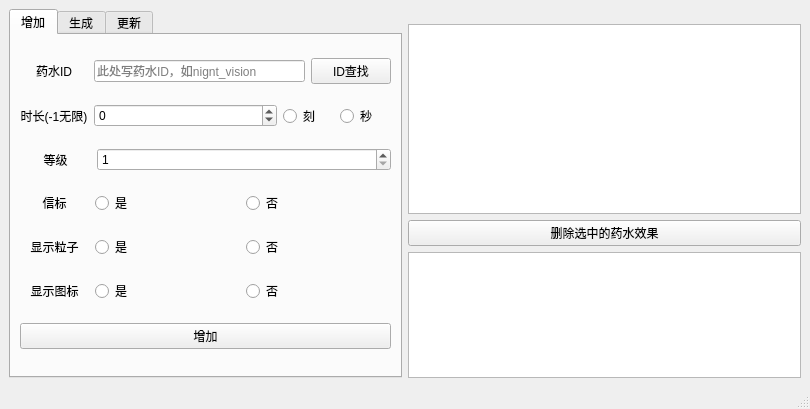
<?xml version="1.0" encoding="UTF-8"?>
<ui version="4.0">
 <class>MainWindow</class>
 <widget class="QMainWindow" name="MainWindow">
  <property name="geometry">
   <rect>
    <x>0</x>
    <y>0</y>
    <width>810</width>
    <height>409</height>
   </rect>
  </property>
  <property name="windowTitle">
   <string>Potion Creater</string>
  </property>
  <widget class="QWidget" name="centralwidget">
   <layout class="QHBoxLayout" name="horizontalLayout">
    <item>
     <widget class="QTabWidget" name="tabWidget">
      <property name="currentIndex">
       <number>0</number>
      </property>
      <widget class="QWidget" name="tab">
       <attribute name="title">
        <string>增加</string>
       </attribute>
       <layout class="QVBoxLayout" name="verticalLayout">
        <item>
         <layout class="QHBoxLayout" name="idLayout" stretch="12,37,13">
          <item>
           <widget class="QLabel" name="idLabel">
            <property name="text">
             <string>药水ID</string>
            </property>
            <property name="alignment">
             <set>Qt::AlignmentFlag::AlignCenter</set>
            </property>
           </widget>
          </item>
          <item>
           <widget class="QLineEdit" name="idLineEdit">
            <property name="placeholderText">
             <string>此处写药水ID，如nignt_vision</string>
            </property>
           </widget>
          </item>
          <item>
           <widget class="QPushButton" name="idFindButton">
            <property name="text">
             <string>ID查找</string>
            </property>
           </widget>
          </item>
         </layout>
        </item>
        <item>
         <layout class="QHBoxLayout" name="timeLayout" stretch="12,32,9,9">
          <item>
           <widget class="QLabel" name="timeLabel">
            <property name="text">
             <string>时长(-1无限)</string>
            </property>
            <property name="alignment">
             <set>Qt::AlignmentFlag::AlignCenter</set>
            </property>
           </widget>
          </item>
          <item>
           <widget class="QSpinBox" name="timeSpinBox">
            <property name="minimum">
             <number>-1</number>
            </property>
            <property name="maximum">
             <number>2147483647</number>
            </property>
           </widget>
          </item>
          <item>
           <widget class="QRadioButton" name="useTickButton">
            <property name="text">
             <string>刻</string>
            </property>
            <property name="checkable">
             <bool>true</bool>
            </property>
            <property name="checked">
             <bool>false</bool>
            </property>
           </widget>
          </item>
          <item>
           <widget class="QRadioButton" name="useSecondButton">
            <property name="text">
             <string>秒</string>
            </property>
            <property name="checkable">
             <bool>true</bool>
            </property>
           </widget>
          </item>
         </layout>
        </item>
        <item>
         <layout class="QHBoxLayout" name="levelLayout" stretch="12,50">
          <item>
           <widget class="QLabel" name="levelLabel">
            <property name="text">
             <string>等级</string>
            </property>
            <property name="alignment">
             <set>Qt::AlignmentFlag::AlignCenter</set>
            </property>
           </widget>
          </item>
          <item>
           <widget class="QSpinBox" name="levelSpinBox">
            <property name="minimum">
             <number>1</number>
            </property>
            <property name="maximum">
             <number>256</number>
            </property>
           </widget>
          </item>
         </layout>
        </item>
        <item>
         <layout class="QHBoxLayout" name="beaconLayout" stretch="12,25,25">
          <item>
           <widget class="QLabel" name="beaconLabel">
            <property name="text">
             <string>信标</string>
            </property>
            <property name="alignment">
             <set>Qt::AlignmentFlag::AlignCenter</set>
            </property>
           </widget>
          </item>
          <item>
           <widget class="QRadioButton" name="beaconRadioButton">
            <property name="text">
             <string>是</string>
            </property>
            <property name="checkable">
             <bool>true</bool>
            </property>
            <property name="checked">
             <bool>false</bool>
            </property>
           </widget>
          </item>
          <item>
           <widget class="QRadioButton" name="unbeaconRadioButton">
            <property name="text">
             <string>否</string>
            </property>
            <property name="checkable">
             <bool>true</bool>
            </property>
            <property name="checked">
             <bool>false</bool>
            </property>
           </widget>
          </item>
         </layout>
        </item>
        <item>
         <layout class="QHBoxLayout" name="particlesLayout" stretch="12,25,25">
          <item>
           <widget class="QLabel" name="particlesLabel">
            <property name="text">
             <string>显示粒子</string>
            </property>
            <property name="alignment">
             <set>Qt::AlignmentFlag::AlignCenter</set>
            </property>
           </widget>
          </item>
          <item>
           <widget class="QRadioButton" name="particlesRadioButton">
            <property name="text">
             <string>是</string>
            </property>
            <property name="checkable">
             <bool>true</bool>
            </property>
            <property name="checked">
             <bool>false</bool>
            </property>
           </widget>
          </item>
          <item>
           <widget class="QRadioButton" name="noParticlesRadioButton">
            <property name="text">
             <string>否</string>
            </property>
           </widget>
          </item>
         </layout>
        </item>
        <item>
         <layout class="QHBoxLayout" name="iconLayout" stretch="12,25,25">
          <item>
           <widget class="QLabel" name="iconLabel">
            <property name="text">
             <string>显示图标</string>
            </property>
            <property name="alignment">
             <set>Qt::AlignmentFlag::AlignCenter</set>
            </property>
           </widget>
          </item>
          <item>
           <widget class="QRadioButton" name="iconRadioButton">
            <property name="text">
             <string>是</string>
            </property>
            <property name="checkable">
             <bool>true</bool>
            </property>
            <property name="checked">
             <bool>false</bool>
            </property>
           </widget>
          </item>
          <item>
           <widget class="QRadioButton" name="noIconRadioButton">
            <property name="text">
             <string>否</string>
            </property>
            <property name="checkable">
             <bool>true</bool>
            </property>
            <property name="checked">
             <bool>false</bool>
            </property>
           </widget>
          </item>
         </layout>
        </item>
        <item>
         <widget class="QPushButton" name="addButton">
          <property name="text">
           <string>增加</string>
          </property>
         </widget>
        </item>
       </layout>
      </widget>
      <widget class="QWidget" name="tab_2">
       <attribute name="title">
        <string>生成</string>
       </attribute>
       <layout class="QVBoxLayout" name="verticalLayout_2">
        <item>
         <layout class="QHBoxLayout" name="colorLayout">
          <item>
           <widget class="QLabel" name="colorLabel">
            <property name="text">
             <string>颜色(10进制)</string>
            </property>
            <property name="alignment">
             <set>Qt::AlignmentFlag::AlignCenter</set>
            </property>
           </widget>
          </item>
          <item>
           <widget class="QLineEdit" name="colorLineEdit">
            <property name="placeholderText">
             <string>默认填空</string>
            </property>
           </widget>
          </item>
         </layout>
        </item>
        <item>
         <layout class="QHBoxLayout" name="otherLayout">
          <item>
           <widget class="QLabel" name="otherLabel">
            <property name="text">
             <string>自定义信息</string>
            </property>
            <property name="alignment">
             <set>Qt::AlignmentFlag::AlignCenter</set>
            </property>
           </widget>
          </item>
          <item>
           <widget class="QLineEdit" name="otherLineEdit">
            <property name="placeholderText">
             <string>没有填空，如lore,custom_name</string>
            </property>
           </widget>
          </item>
         </layout>
        </item>
        <item>
         <layout class="QHBoxLayout" name="playerLayout">
          <item>
           <widget class="QLabel" name="playerLabel">
            <property name="text">
             <string>玩家名称</string>
            </property>
            <property name="alignment">
             <set>Qt::AlignmentFlag::AlignCenter</set>
            </property>
           </widget>
          </item>
          <item>
           <widget class="QLineEdit" name="playerLineEdit">
            <property name="placeholderText">
             <string>全部玩家为@a</string>
            </property>
           </widget>
          </item>
         </layout>
        </item>
        <item>
         <widget class="QPushButton" name="createButton">
          <property name="text">
           <string>生成</string>
          </property>
         </widget>
        </item>
        <item>
         <widget class="QTextEdit" name="commandEdit"/>
        </item>
       </layout>
      </widget>
      <widget class="QWidget" name="tab_3">
       <attribute name="title">
        <string>更新</string>
       </attribute>
       <layout class="QHBoxLayout" name="horizontalLayout_2">
        <item>
         <widget class="QTextEdit" name="textEdit">
          <property name="readOnly">
           <bool>true</bool>
          </property>
          <property name="html">
           <string>&lt;!DOCTYPE HTML PUBLIC &quot;-//W3C//DTD HTML 4.0//EN&quot; &quot;http://www.w3.org/TR/REC-html40/strict.dtd&quot;&gt;
&lt;html&gt;&lt;head&gt;&lt;meta name=&quot;qrichtext&quot; content=&quot;1&quot; /&gt;&lt;meta charset=&quot;utf-8&quot; /&gt;&lt;style type=&quot;text/css&quot;&gt;
p, li { white-space: pre-wrap; }
hr { height: 1px; border-width: 0; }
li.unchecked::marker { content: &quot;\2610&quot;; }
li.checked::marker { content: &quot;\2612&quot;; }
&lt;/style&gt;&lt;/head&gt;&lt;body style=&quot; font-family:'Microsoft YaHei UI'; font-size:9pt; font-weight:400; font-style:normal;&quot;&gt;
&lt;p style=&quot; margin-top:0px; margin-bottom:0px; margin-left:0px; margin-right:0px; -qt-block-indent:0; text-indent:0px;&quot;&gt;&lt;span style=&quot; font-size:11pt; font-weight:700;&quot;&gt;v1.1.1&lt;/span&gt;&lt;/p&gt;
&lt;p style=&quot; margin-top:0px; margin-bottom:0px; margin-left:0px; margin-right:0px; -qt-block-indent:0; text-indent:0px;&quot;&gt;1.增加信息栏功能&lt;/p&gt;
&lt;p style=&quot;-qt-paragraph-type:empty; margin-top:0px; margin-bottom:0px; margin-left:0px; margin-right:0px; -qt-block-indent:0; text-indent:0px;&quot;&gt;&lt;br /&gt;&lt;/p&gt;
&lt;p style=&quot; margin-top:0px; margin-bottom:0px; margin-left:0px; margin-right:0px; -qt-block-indent:0; text-indent:0px;&quot;&gt;&lt;span style=&quot; font-size:11pt; font-weight:700;&quot;&gt;v1.1.0&lt;/span&gt;&lt;/p&gt;
&lt;p style=&quot; margin-top:0px; margin-bottom:0px; margin-left:0px; margin-right:0px; -qt-block-indent:0; text-indent:0px;&quot;&gt;1.增加更新页，用于显示更新内容&lt;/p&gt;
&lt;p style=&quot;-qt-paragraph-type:empty; margin-top:0px; margin-bottom:0px; margin-left:0px; margin-right:0px; -qt-block-indent:0; text-indent:0px;&quot;&gt;&lt;br /&gt;&lt;/p&gt;
&lt;p style=&quot; margin-top:0px; margin-bottom:0px; margin-left:0px; margin-right:0px; -qt-block-indent:0; text-indent:0px;&quot;&gt;&lt;span style=&quot; font-size:11pt; font-weight:700;&quot;&gt;v1.0.3&lt;/span&gt;&lt;/p&gt;
&lt;p style=&quot; margin-top:0px; margin-bottom:0px; margin-left:0px; margin-right:0px; -qt-block-indent:0; text-indent:0px;&quot;&gt;1.修复无自定义内容无右括号的bug&lt;/p&gt;
&lt;p style=&quot; margin-top:0px; margin-bottom:0px; margin-left:0px; margin-right:0px; -qt-block-indent:0; text-indent:0px;&quot;&gt;2.修复最后一项药水效果有逗号的bug&lt;/p&gt;
&lt;p style=&quot;-qt-paragraph-type:empty; margin-top:0px; margin-bottom:0px; margin-left:0px; margin-right:0px; -qt-block-indent:0; text-indent:0px;&quot;&gt;&lt;br /&gt;&lt;/p&gt;
&lt;p style=&quot; margin-top:0px; margin-bottom:0px; margin-left:0px; margin-right:0px; -qt-block-indent:0; text-indent:0px;&quot;&gt;&lt;span style=&quot; font-size:11pt; font-weight:700;&quot;&gt;v1.0.2&lt;/span&gt;&lt;/p&gt;
&lt;p style=&quot; margin-top:0px; margin-bottom:0px; margin-left:0px; margin-right:0px; -qt-block-indent:0; text-indent:0px;&quot;&gt;1.修复开始菜单在“生成”的bug&lt;/p&gt;
&lt;p style=&quot;-qt-paragraph-type:empty; margin-top:0px; margin-bottom:0px; margin-left:0px; margin-right:0px; -qt-block-indent:0; text-indent:0px; font-size:11pt; font-weight:700;&quot;&gt;&lt;br /&gt;&lt;/p&gt;
&lt;p style=&quot; margin-top:0px; margin-bottom:0px; margin-left:0px; margin-right:0px; -qt-block-indent:0; text-indent:0px;&quot;&gt;&lt;span style=&quot; font-size:11pt; font-weight:700;&quot;&gt;v1.0.1&lt;/span&gt;&lt;/p&gt;
&lt;p style=&quot; margin-top:0px; margin-bottom:0px; margin-left:0px; margin-right:0px; -qt-block-indent:0; text-indent:0px;&quot;&gt;1.增加图标&lt;/p&gt;
&lt;p style=&quot;-qt-paragraph-type:empty; margin-top:0px; margin-bottom:0px; margin-left:0px; margin-right:0px; -qt-block-indent:0; text-indent:0px; font-size:11pt; font-weight:700;&quot;&gt;&lt;br /&gt;&lt;/p&gt;
&lt;p style=&quot; margin-top:0px; margin-bottom:0px; margin-left:0px; margin-right:0px; -qt-block-indent:0; text-indent:0px;&quot;&gt;&lt;span style=&quot; font-size:11pt; font-weight:700;&quot;&gt;v1.0.0&lt;/span&gt;&lt;/p&gt;
&lt;p style=&quot; margin-top:0px; margin-bottom:0px; margin-left:0px; margin-right:0px; -qt-block-indent:0; text-indent:0px;&quot;&gt;1.基础版本。&lt;/p&gt;&lt;/body&gt;&lt;/html&gt;</string>
          </property>
         </widget>
        </item>
       </layout>
      </widget>
     </widget>
    </item>
    <item>
     <layout class="QVBoxLayout" name="infoLayout" stretch="0,3,0,2">
      <item>
       <spacer name="verticalSpacer">
        <property name="orientation">
         <enum>Qt::Orientation::Vertical</enum>
        </property>
        <property name="sizeHint" stdset="0">
         <size>
          <width>20</width>
          <height>15</height>
         </size>
        </property>
       </spacer>
      </item>
      <item>
       <widget class="QListWidget" name="potionList"/>
      </item>
      <item>
       <widget class="QPushButton" name="deleteButton">
        <property name="text">
         <string>删除选中的药水效果</string>
        </property>
       </widget>
      </item>
      <item>
       <widget class="QTextEdit" name="infoEdit">
        <property name="readOnly">
         <bool>true</bool>
        </property>
       </widget>
      </item>
     </layout>
    </item>
   </layout>
  </widget>
  <widget class="QMenuBar" name="menubar">
   <property name="geometry">
    <rect>
     <x>0</x>
     <y>0</y>
     <width>810</width>
     <height>33</height>
    </rect>
   </property>
  </widget>
  <widget class="QStatusBar" name="statusbar"/>
 </widget>
 <tabstops>
  <tabstop>tabWidget</tabstop>
  <tabstop>idLineEdit</tabstop>
  <tabstop>idFindButton</tabstop>
  <tabstop>timeSpinBox</tabstop>
  <tabstop>useTickButton</tabstop>
  <tabstop>useSecondButton</tabstop>
  <tabstop>levelSpinBox</tabstop>
  <tabstop>beaconRadioButton</tabstop>
  <tabstop>unbeaconRadioButton</tabstop>
  <tabstop>particlesRadioButton</tabstop>
  <tabstop>noParticlesRadioButton</tabstop>
  <tabstop>iconRadioButton</tabstop>
  <tabstop>noIconRadioButton</tabstop>
  <tabstop>addButton</tabstop>
  <tabstop>potionList</tabstop>
  <tabstop>infoEdit</tabstop>
 </tabstops>
 <resources/>
 <connections/>
</ui>
